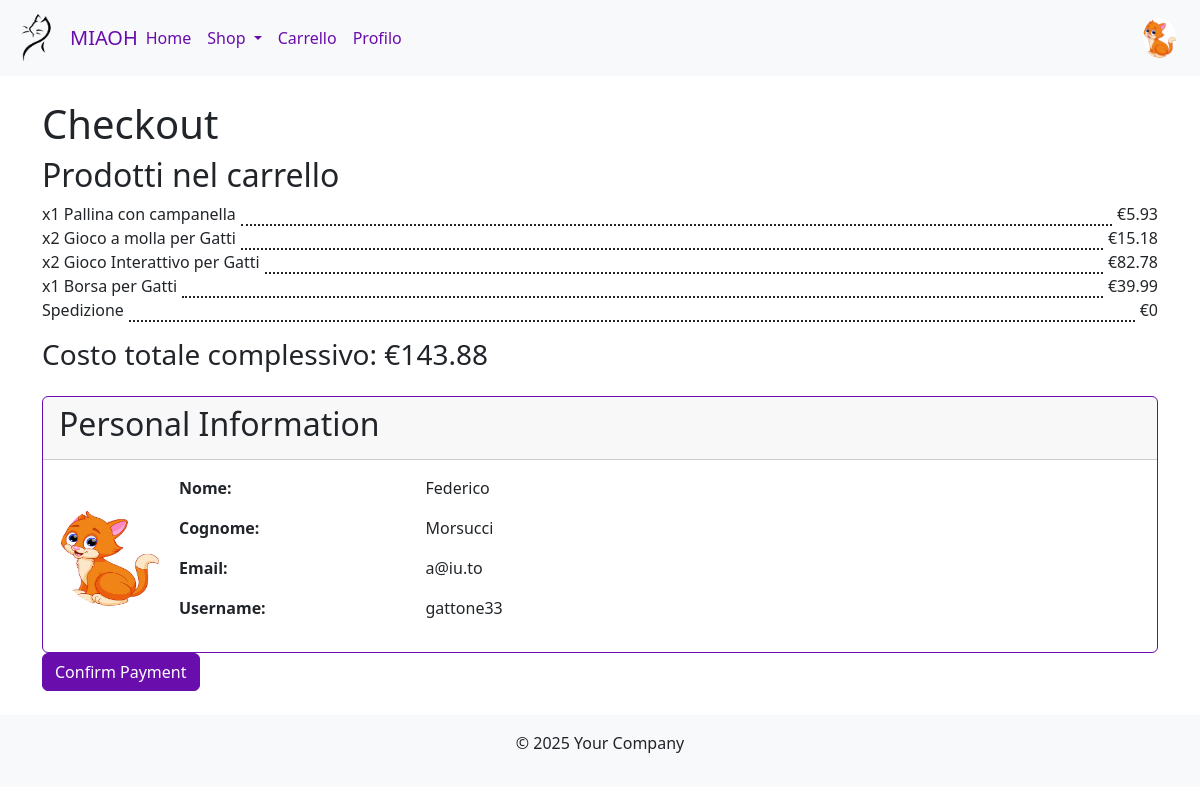
Page /?action=shopping&subAction=checkout (signed in) on the committed database.
### tables this page shows
CREATE TABLE `user` (
  `id` int(11) NOT NULL,
  `username` varchar(64) NOT NULL,
  `email` varchar(200) NOT NULL,
  `password_hash` blob NOT NULL,
  `name` varchar(50) NOT NULL,
  `surname` varchar(50) NOT NULL,
  `image_file_type` varchar(6) NOT NULL
);

CREATE TABLE `carrello` (
  `id_utente` int(11) NOT NULL,
  `id_prodotto` int(11) NOT NULL,
  `quantita` int(11) NOT NULL DEFAULT 1
);

CREATE TABLE `prodotto` (
  `id` int(11) NOT NULL,
  `nome` varchar(255) NOT NULL,
  `descrizione` text NOT NULL,
  `quantita` int(11) NOT NULL,
  `prezzo` decimal(10,2) NOT NULL,
  `sconto` decimal(5,2) NOT NULL,
  `fine_sconto` date NOT NULL,
  `img1` varchar(255) NOT NULL,
  `img2` varchar(255) DEFAULT NULL,
  `tipoProdotto_id` int(11) NOT NULL
);

### public/index.php (called while the page is built, shortened)
<?php
if (isset($_GET['action'])){
    $action = $_GET['action'];
} else {
    $action = 'home';
}
switch ($action) {
    case 'shopping':
        include('../src/controllers/shoppingController.php');
        break;
}
require("../src/views/template/base.php");

### src/models/users/Users.php (called while the page is built, shortened)
<?php
require_once "User.php";
class Users{
    private static $USER_TABLE = "user";
    public static function fromEmail($email){
        $stmt = Connection::$db->prepare("SELECT id, username, password_hash, name, surname, image_file_type FROM " . self::$USER_TABLE . " WHERE email = ? LIMIT 1");
        $stmt->bind_param("s", $email);
        $stmt->execute();
        $result = $stmt->get_result();
        if ($result->num_rows === 1) {
            $user = $result->fetch_assoc();
            return new User($user['id'], $user['username'], $email, $user['password_hash'], $user['name'], $user['surname'], $user['image_file_type']);
        }
        return "";
    }
}
?>

### src/models/images/ImageManager.php (called while the page is built, shortened)
<?php
require_once "../src/models/users/Users.php";
class ImageManager{
    public static function getUserImagePath($email){
        $user = Users::fromEmail($email);
        if($user->getImageExtension() != ""){
            return IMAGE_PATH . "profilepictures/" . $user->getUsername() . "." . $user->getImageExtension();
        }
        return IMAGE_PATH . "/icons/profilePic.png";
    }
}

### src/models/users/User.php (called while the page is built, shortened)
<?php
class User
{
  protected $id;
  protected $username;
  protected $email;
  protected $name;
  protected $surname;
  protected $imageExtension;
  function __construct($id, $username, $email, $password_hash, $name, $surname, $imageExtension) {
    $this->id = $id;
    $this->username = $username;
    $this->email = $email;
    $this->name = $name;
    $this->surname = $surname;
    $this->imageExtension = $imageExtension;
  }
  public function getId()
  {
    return $this->id;
  }
  public function getUsername()
  {
    return $this->username;
  }
  public function getEmail()
  {
    return $this->email;
  }
  public function getName()
  {
    return $this->name;
  }
  public function getSurname()
  {
    return $this->surname;
  }
  public function getImageExtension(){
    return $this->imageExtension;
  }
}

### src/models/products/Product.php (called while the page is built, shortened)
<?php
class Product
{
    private string $nome;
    private float $prezzo;
    private float $sconto;
    private string $fineSconto;
    public function __construct(
        int $id,
        string $nome,
        string $descrizione,
        int $quantita,
        float $prezzo,
        float $sconto,
        string $fineSconto,
        string $img1,
        ?string $img2,
        int $tipoProdottoId
    ) {
        $this->nome = $nome;
        $this->prezzo = $prezzo;
        $this->sconto = $sconto;
        $this->fineSconto = $fineSconto;
    }
    public function getNome(): string
    {
        return $this->nome;
    }
    public function isScontoValido(): bool
    {
        $oggi = date('Y-m-d');
        return $oggi <= $this->fineSconto;
    }
    public function getPrezzoScontato(): float
    {
        if ($this->isScontoValido()) {
            return round($this->prezzo - ($this->prezzo * $this->sconto / 100),2);
        } else {
            return $this->prezzo;
        }
    }
}

### src/models/products/ProductsManager.php (called while the page is built, shortened)
<?php
class ProductsManager
{
    public static function listFromUserCart($id){
        $stmt = Connection::$db->prepare("
            SELECT
                p.id,
                p.nome,
                p.descrizione,
                p.quantita,
                p.prezzo,
                p.sconto,
                p.fine_sconto,
                p.img1,
                p.img2,
                p.tipoProdotto_id,
                c.quantita as quantita_c
            FROM
                carrello c
            JOIN
                prodotto p ON c.id_prodotto = p.id
            WHERE
                c.id_utente = ?;
        ");
        $stmt->bind_param("i", $id);
        $stmt->execute();
        $result = $stmt->get_result();
        $products = [];
        while ($row = $result->fetch_assoc()) {
            $products[] = [
                'prodotto' => new Product($row['id'], $row['nome'], $row['descrizione'], $row['quantita'], $row['prezzo'], $row['sconto'], $row['fine_sconto'], $row['img1'], $row['img2'], $row['tipoProdotto_id']),
                'quantita' => $row['quantita_c']
            ];
        }
        return $products;
    }
}

### src/controllers/shoppingController.php (called while the page is built, shortened)
<?php
require_once "../src/models/users/User.php";
require_once "../src/models/users/Users.php";
require_once "../src/models/products/Product.php";
require_once "../src/models/products/ProductsManager.php";
require_once "../src/models/shopping/CartManager.php";
if (isset($_GET['subAction'])){
    $subAction = $_GET['subAction'];
} else {
    $subAction = 'carrello';
}
switch ($subAction) {
    case 'checkout':
        $user = Users::fromEmail($_SESSION['email']);
        $products = ProductsManager::ListFromUserCart($user->getId());
        $totalPrice = CartManager::TotalPriceProducts($products);
        break;
}
?>

### src/models/shopping/CartManager.php (called while the page is built)
<?php
class CartManager {
    public static function TotalPriceProducts($products){
        $totalPrice = 0;
        foreach ($products as $product) {
            $totalPrice += $product['quantita'] * $product['prodotto']->getPrezzoScontato();
        }
        return $totalPrice;
    }
}

### src/views/shopping/checkout.php (the view, shortened to what this page needs)
<?php
    require_once "../src/models/images/ImageManager.php";
?>
<div class="checkout-container">
    <h1>Checkout</h1>
    <div class="product-list">
        <h2>Prodotti nel carrello</h2>
        <ul style="padding-left: 0;">
            <?php foreach ($products as $product): ?>
            <li style="display: flex; justify-content: space-between; align-items: flex-end; list-style: none;">
            <span>x<?php echo htmlspecialchars($product['quantita'])?> <?php echo htmlspecialchars($product['prodotto']->getNome()); ?></span>
            <span style="flex-grow: 1; border-bottom: 2px dotted; margin: 0 5px;"></span>
            <span>€<?php echo htmlspecialchars($product['quantita']*$product['prodotto']->getPrezzoScontato())?></span>
            </li>
            <?php endforeach; ?>
            <?php ($totalPrice > 25) ? $spedizione = 0 : $spedizione = 5 ?>
            <li style="display: flex; justify-content: space-between; align-items: flex-end; list-style: none;">
            <span>Spedizione</span>
            <span style="flex-grow: 1; border-bottom: 2px dotted; margin: 0 5px;"></span>
            <span>€<?php echo $spedizione?></span>
            </li>
        </ul>
    </div>
    <div class="total-price">
        <h3>Costo totale complessivo: €<?php echo htmlspecialchars($totalPrice+$spedizione); ?></h3>
    </div>
    <div class="personal-info card mt-4">
        <div class="card-header">
            <h2>Personal Information</h2>
        </div>
        <div class="card-body">
            <div style="display: flex; align-items: center;">
                <img class="user-img" src="<?php echo ImageManager::getUserImagePath($user->getEmail()); ?>" alt="Profile Picture" style="width: 100px; height: 100px; border-radius: 50%; margin-right: 20px;">
                <div style="flex-grow: 1;">
                    <div class="row mb-3">
                        <div class="col-sm-3"><strong>Nome:</strong></div>
                        <div class="col-sm-9"><?php echo htmlspecialchars($user->getName()); ?></div>
                    </div>
                    <div class="row mb-3">
                        <div class="col-sm-3"><strong>Cognome:</strong></div>
                        <div class="col-sm-9"><?php echo htmlspecialchars($user->getSurname()); ?></div>
                    </div>
                    <div class="row mb-3">
                        <div class="col-sm-3"><strong>Email:</strong></div>
                        <div class="col-sm-9"><?php echo htmlspecialchars($user->getEmail()); ?></div>
                    </div>
                    <div class="row mb-3">
                        <div class="col-sm-3"><strong>Username:</strong></div>
                        <div class="col-sm-9"><?php echo htmlspecialchars($user->getUsername()); ?></div>
                    </div>
                </div>
            </div>
        </div>
    </div>
    <button type="button" class="btn btn-primary confirm-checkout-btn">Confirm Payment</button>
</div>

### src/views/template/header.php (shortened to what this page needs)
<?php
if(isset($_SESSION['email'])){
    require_once "../src/models/images/ImageManager.php";
    $picture = ImageManager::getUserImagePath($_SESSION['email']);
}else{
    $picture = IMAGE_PATH . "/icons/profilePic.png";
}
?>
<nav class="navbar navbar-expand-lg bg-body-tertiary sticky-top">
  <div class="container-fluid">
        <a class="navbar-brand d-flex align-items-center mx-auto logo-header" href="?#">
            <img src="<?php echo IMAGE_PATH; ?>logo/logo.png" width="50" height="50" class="me-2"/>
            <span>MIAOH</span>
        </a>
        <div class="collapse navbar-collapse" id="navbarSupportedContent">
        <ul class="navbar-nav me-auto mb-2 mb-lg-0">
            <li class="nav-item">
                <a class="nav-link" aria-current="page" href="?#">Home</a>
            </li>
            <li class="nav-item dropdown">
            <a class="nav-link dropdown-toggle" href="#" role="button" data-bs-toggle="dropdown" aria-expanded="false">
                Shop
            </a>
            </li>
            <li class="nav-item">
                <a class="nav-link" href="?action=shopping&subAction=carrello"><i class="bi bi-cart"></i> Carrello</a>
            </li>
            <li class="nav-item">
                <a class="nav-link" href="?action=profile">Profilo</a>
            </li>
        </ul>
    </div>
    <a class="navbar-brand d-flex align-items-center position-absolute top-50 end-0 translate-middle-y p-2" href="?action=profile">
        <img src="<?php echo $picture ?>" alt="User" class="user-img user-icon" width="60" height="60"/>
    </a>
</nav>

### public/style/template.css (style rules this page uses)
.navbar-brand { color: #6a0dad; font-weight: 500; }
.nav-link, .dropdown-item { color: #6a0dad; }
.user-icon { max-height: 2.5rem; width: auto; border-radius: 50%; }
a, a:hover, a:focus { color: #6a0dad; }
.btn-primary { background-color: #6a0dad; border-color: #6a0dad; }
.navbar, .navbar-light .navbar-nav .nav-link { color: #6a0dad; }
.card, .modal-content, .alert, .dropdown-menu { border-color: #6a0dad; }

### rows in the picture
user: username+image_file_type (picture), name "Federico", surname "Morsucci", username "gattone33"
carrello: quantita "1", id_prodotto.nome "Pallina con campanella", id_prodotto.sconto "5.93"
carrello: quantita "2", id_prodotto.nome "Gioco a molla per Gatti", id_prodotto.sconto "15.18"
carrello: quantita "2", id_prodotto.nome "Gioco Interattivo per Gatti", id_prodotto.sconto "82.78"
carrello: quantita "1", id_prodotto.nome "Borsa per Gatti", id_prodotto.sconto "39.99"

### other values in the picture
$spedizione "0"
$totalPrice+$spedizione "143.88"
$user->getEmail() "a@iu.to"
